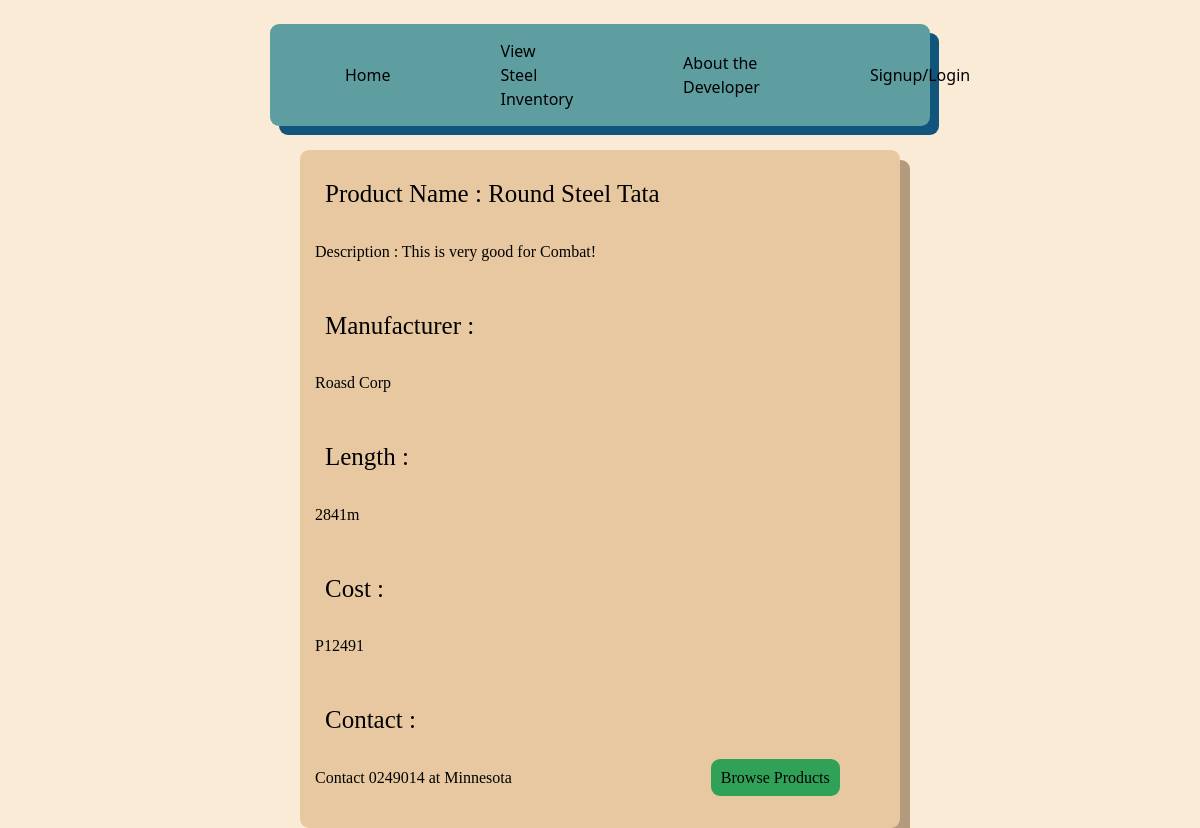
Screenshot of /view/1/ with the database file from the repository.
### Inventory/models.py (models this page shows)
class Product(models.Model): #Steels, not food
    objects = models.Manager()
    Name = models.CharField(max_length=30, unique=True)
    Image = models.ImageField(null= True, blank=True, upload_to="images/") #not have image if we dont have one, uploaded to images folder automatically
    Manufacturer = models.CharField(max_length=30)
    Length = models.CharField(max_length=20)
    Cost = models.CharField(max_length=10)
    Stock = models.BigIntegerField()
    Description = models.CharField(null=True, max_length=500)
    Contact = models.CharField(null= True, max_length=500)

### Inventory/views.py (the view)
# urls.py: path('view/<int:pk>/', views.Info, name='view'),
def Info(request,pk):
    condition = ""
    CurrentProd = get_object_or_404(Product, pk=pk)
    if request.user.is_authenticated:
        condition = True
        return render(request, 'Inventory/Info.html',{
            'C' : condition,
            'P' : CurrentProd
        })
    else:
        condition = False
        return render(request, 'Inventory/Info.html',{
            'C' : condition,
            'P' : CurrentProd
        })

### Inventory/templates/Inventory/Info.html (shortened to what this page needs)
{% extends 'Inventory/base.html' %}
{% load static %}
    {% block content %}
    <br>
        <div class="container">
            <div class="Largetext"> Product Name : {{P.Name}}</div>
            <span class="bodytext"> Description : {{P.Description}} </span> <br><br>
            <div class="Largetext"> Manufacturer : </div> <span class="bodytext"> {{P.Manufacturer}} </span> <br><br>
            <div class="Largetext"> Length : </div> <span class="bodytext"> {{P.Length}} </span> <br> <br>
            <div class="Largetext"> Cost : </div> <span class="bodytext"> {{P.Cost}} </span> <br> <br>
            <div class="Largetext"> Contact : </div> <span class="bodytext"> {{P.Contact}} </span>
            <a class="Button" href="{% url 'Products' %}" id="browse" style="margin-left: 15vw;"> Browse Products </a> <br> <br>
        </div>
    {% endblock %}

### rows the page displays
Product: Name "Round Steel Tata", Description "This is very good for Combat!", Manufacturer "Roasd Corp", Length "2841m", Cost "P12491", Contact "Contact 0249014 at Minnesota"
